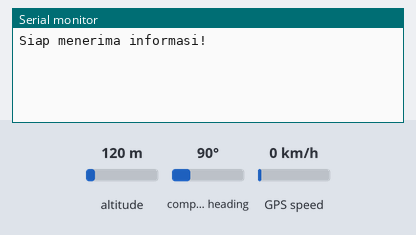
The sketch below on a simulated Arduino Uno, built with avr-gcc and run on an emulated ATmega328P. Parts: the last lines printed to the serial monitor. The inputs (shaded band) are chosen by the test bench; at power-on: altitude 120 m, compass heading 90°, GPS speed 0 km/h. The GPS gets a fix after 3 s at 37.7749, -122.4194 with 8 satellites.

Above: at 1.2 s.
1.3 s: altitude set to 20 m
At 3.9 s:
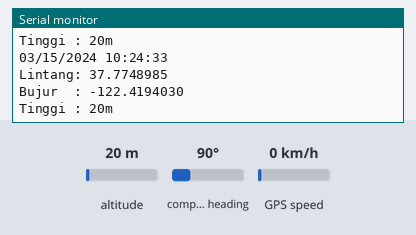
4.5 s: altitude set to 250 m
At 5.9 s:
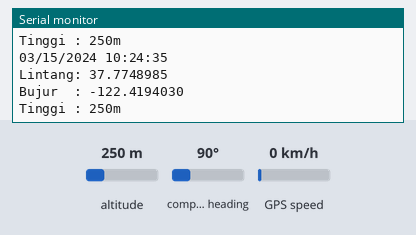
10.1 s: compass heading set to 180°
Timing chart, 0 to 13.1 s (numbered marks = the images above; inputs shaded):
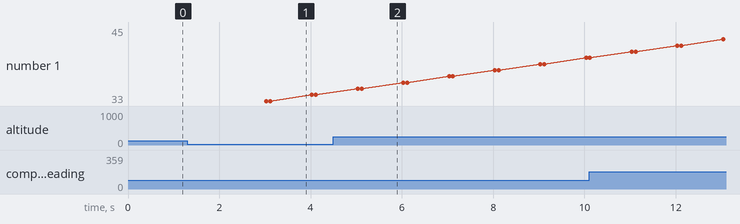

Measured:
- after the input at 1.3 s, the serial monitor: prints a new line after 1.8 s (image 1)
- after the input at 4.5 s, the serial monitor: prints a new line after 0.60 s (image 2)

The sketch:

infoLain.ino
```cpp
// ------------------------------------
// Contoh untuk mendapatkan informasi
//   waktu dan tinggi lokasi
// ------------------------------------

#include <SoftwareSerial.h>
#include <TinyGPS.h>

SoftwareSerial gpsSerial(6, 7);
TinyGPS gps;

void setup() {
  Serial.begin(9600);
  gpsSerial.begin(9600);
  Serial.println("Siap menerima informasi!");
}

void loop() {
  if (gpsSerial.available()) {
    char karakter = gpsSerial.read();
    if (gps.encode(karakter))
      berikanInfo();
  }
}

void berikanInfo() {
  int tahun;
  byte bulan, tanggal, jam, menit, detik;
  gps.crack_datetime(&tahun, &bulan, &tanggal,
                     &jam, &menit, &detik);

  char teks[22];
  sprintf(teks, "%02d/%02d/%04d %02d:%02d:%02d ",
                bulan, tanggal, tahun, jam, menit, detik);
  Serial.println(teks);

  float lintang, bujur;
  gps.f_get_position(&lintang, &bujur);
  Serial.print("Lintang: ");
  Serial.println(lintang, 7);
  Serial.print("Bujur  : ");
  Serial.println(bujur, 7);

  long tinggi;
  tinggi = gps.f_altitude();
  Serial.print("Tinggi : ");
  Serial.print(tinggi);
  Serial.println("m\n");
}
```
